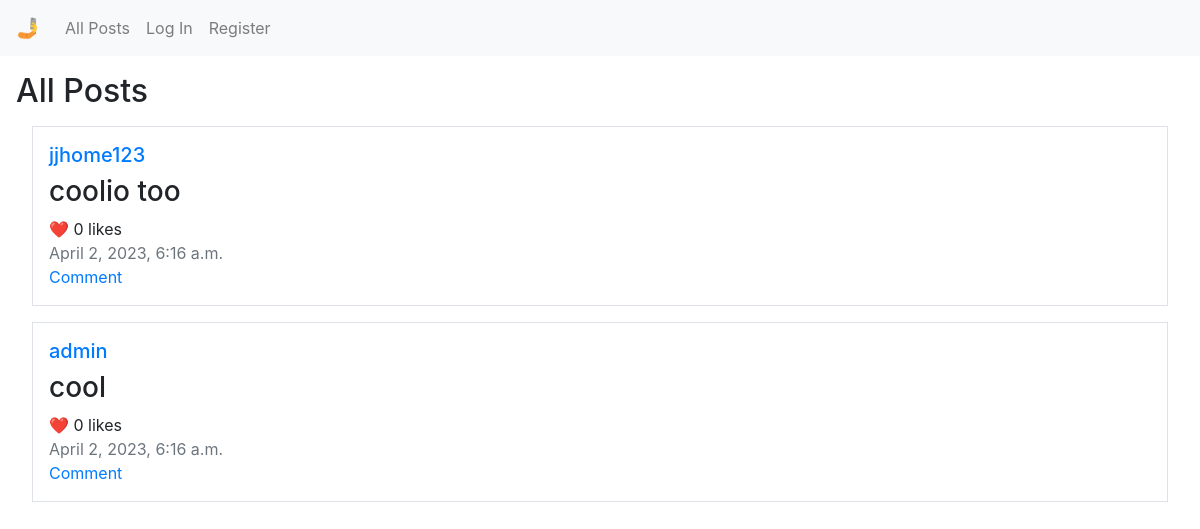
Before: / with the older database file.
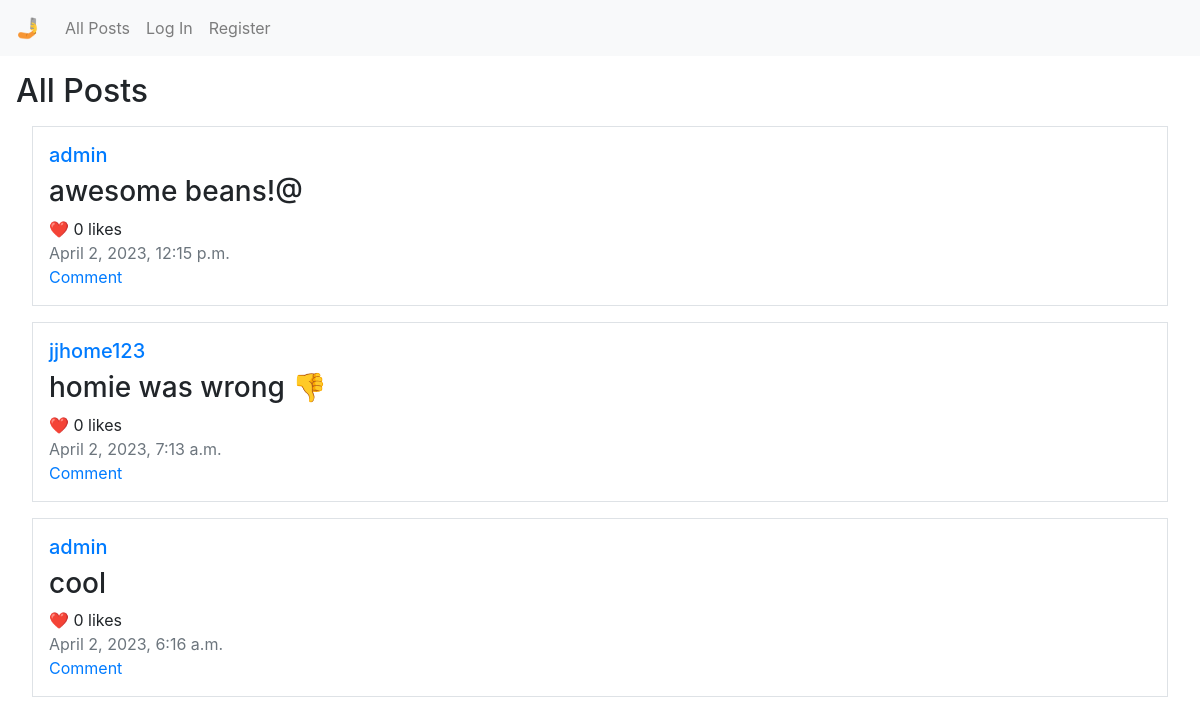
After: the same page with the newer database file.
### network/models.py (models this page shows, shortened)
class Post(models.Model):
    poster = models.ForeignKey(User, on_delete=models.CASCADE, null=True, default=None)
    post = models.CharField(max_length=2000)
    datetime = models.DateTimeField(auto_now=True)

class User(AbstractUser):
    pass

### network/views.py (the view, shortened to what this page needs)
# urls.py: path("", views.index, name="index"),
def index(request):
    posts = Post.objects.all().order_by('datetime')
    return render(request, "network/index.html", {
        "posts": posts,
    })

### network/templates/network/index.html (shortened to what this page needs)
{% extends "network/layout.html" %}
{% block body %}
    <h2>All Posts</h2>
    <div class="posts">
        {% for post in posts reversed %}
        <div class="border m-3 p-3">
            <h5><a href="{% url 'profile' post.poster.username %}">{{ post.poster }}</a></h5>
            <div id="post_body{{ post.pk }}"><h3>{{ post.post }}</h3></div>
            <div class="likes">
                {% if request.user.is_authenticated %}
                <span class="like_button" id="like{{ post.pk }}" data-like_id="{{ post.pk }}">🤍</span>
                {% else %}
                <span>❤️</span>
                {% endif %}
                <span><span class="like_num" id="like-count{{ post.pk }}" data-num_id="{{ post.pk }}">0</span> likes</span>
            </div>
            <div class="text-muted">{{ post.datetime }}</div>
            <a href="#">Comment</a>
        </div>
        {% empty %}
        <div class="m-3 p-3">
            <h5>No posts to display.</h5>
        </div>
        {% endfor %}
    </div>
{% endblock %}

Changed rows visible on the page:
added Post: poster "admin", post "awesome beans!@", datetime "April 2, 2023, 12:15 p.m."
changed Post "jjhome123": post "coolio too" → "homie was wrong 👎"; datetime "April 2, 2023, 6:16 a.m." → "April 2, 2023, 7:13 a.m."
